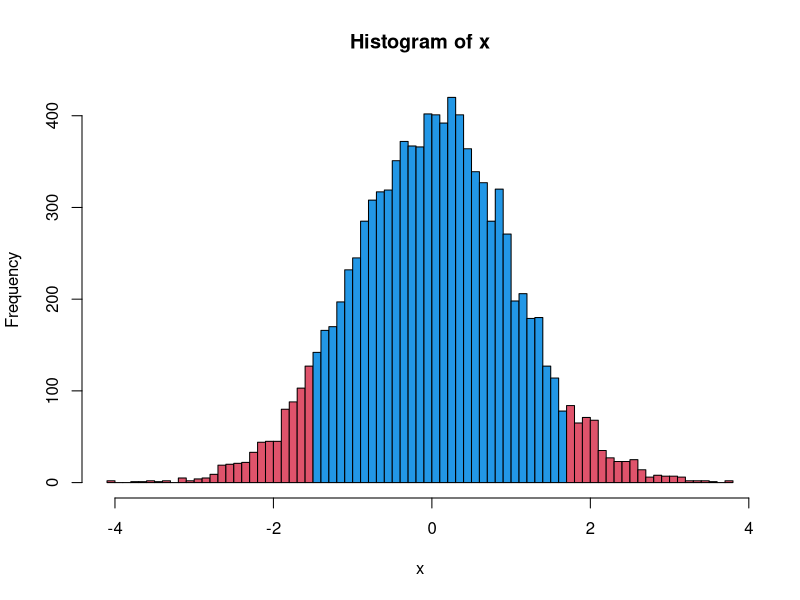

Write the R code that produced this figure.
## ---- chunk 1
x <- rnorm(10000); breaks <- 90; threshold <- 1.6
hx <- hist(x, breaks, plot=FALSE); plot(hx, col=ifelse(abs(hx$breaks) < threshold, 4, 2))
